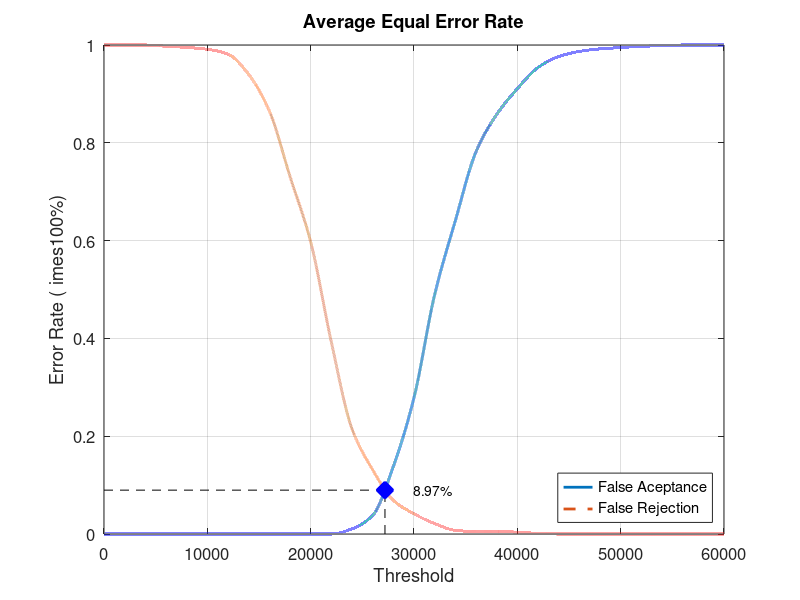
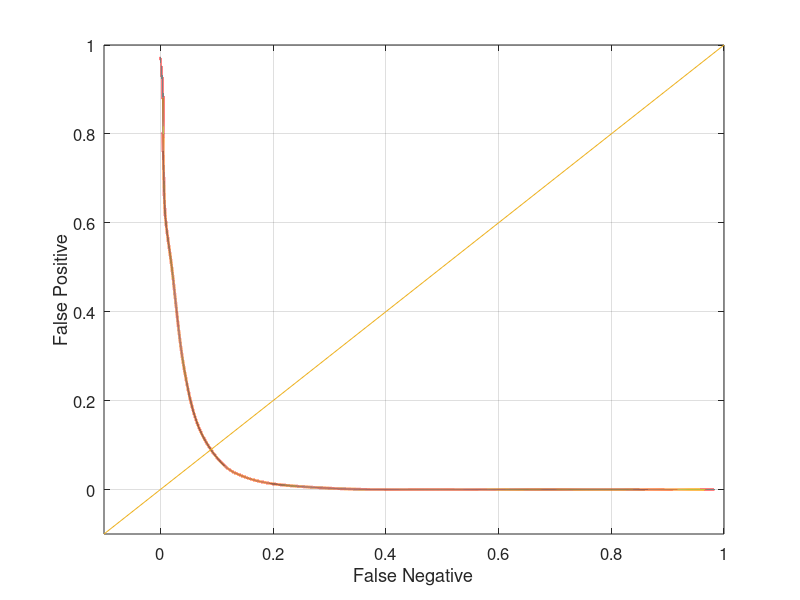

These figures' MATLAB source, in order:
close all;
clear;
clc;
x = 0:2000:60000;
xq = 0:0.5:60000;

y0 = [0 0 0 0 0 0 0 0 0 0 0 0 0.0105263 0.0381579 0.138158 0.278947 0.489474 0.640789 0.781579 0.857895 0.910526 0.953947 0.976316 0.986842 0.992105 0.994737 0.997368 0.998684 1 1 1]
yy0 = interp1(x, y0, xq, 'pchip');
y1 = [1 1 1 0.9975 0.995 0.99125 0.98125 0.94 0.865 0.73125 0.5975 0.3925 0.215 0.13125 0.06875 0.04125 0.02125 0.0075 0.005 0.005 0.00375 0.00125 0 0 0 0 0 0 0 0 0]
yy1 = interp1(x, y1, xq, 'pchip');

% Calculating EER: 
y2 = abs(y0 - y1);
find(y2 == min(y2))
yy2 = abs(yy0 - yy1);
xEER = find(yy2 == min(yy2));
xEERIndex = xq(xEER) % X-axis EER
yEER = yy0(xEER) % Y-axis EER

main = figure
plot(xq, yy0,'-','LineWidth', 2);	hold on
plot(xq, yy1,'--','LineWidth', 2);	hold on
plot([xEERIndex xEERIndex], [0 yEER], 'k--');	hold on
plot([0 xEERIndex], [yEER yEER], 'k--');	hold on
plot(xEERIndex, yEER, 'bx', 'LineWidth', 10);	hold on
text(xEERIndex + 10 * xEERIndex / 100, yEER, [num2str(round((10000 * yEER)) / 100) '%'])
legend('False Aceptance', 'False Rejection', 'Location', 'SouthEast')
xlabel('Threshold')
ylabel('Error Rate (	imes100%)')
title('Average Equal Error Rate')
set(gca, 'FontSize', 12)
axis([0 60000 0 1])
grid on

print(main, 'Experiment5AverageMain', '-dpng');
FNRxFPR = figure('Color', [1 1 1]);
plot(yy1, yy0, '-', yy1, yy0, 'LineWidth', 2);
hold on
y = -0.1:0.1:1
plot(y, y); 
set(gca, 'FontSize', 12)
xlabel('False Negative')
ylabel('False Positive')
axis([-0.1 1 -0.1 1])
set(gca, 'FontSize', 12)
grid on

print(FNRxFPR, 'Experiment5AverageFNRxFPR','-dpng');
